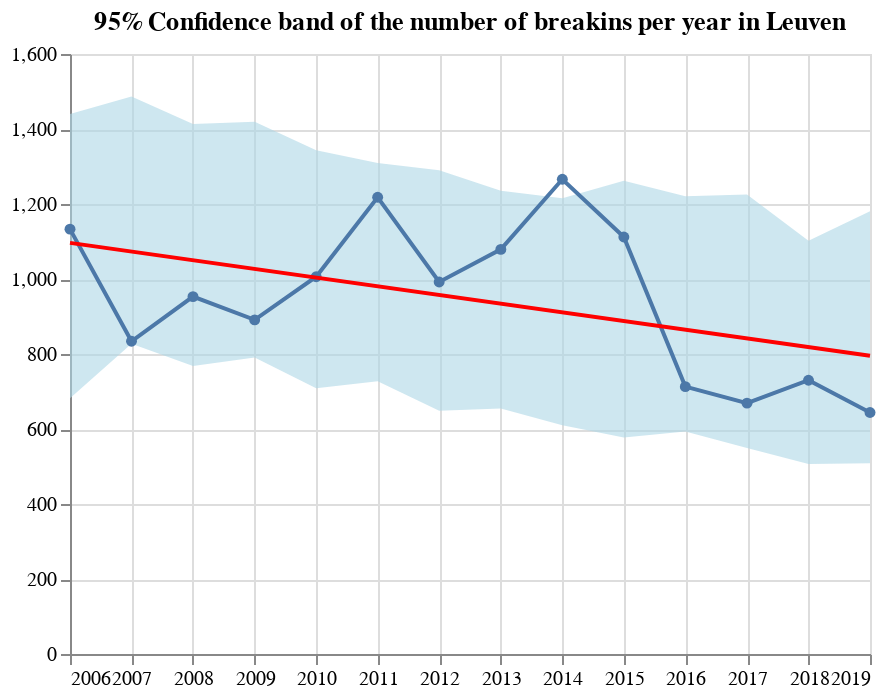

The code cell stored with this chart in its notebook:
### Code cell
# Make a plot with a confidence band
df['lo'], df['hi'] = confidence_bands(df.index, df['breakins'], 100)

ci = alt.Chart(df).mark_area().encode(
    x=alt.X('year:T', title=''),
    y=alt.Y('lo:Q'),
    y2=alt.Y2('hi:Q', title=''),
    color=alt.value('lightblue'),
    opacity=alt.value(0.6)
)

chart = alt.Chart(df).mark_line(point=True).encode(
    x='year', y='breakins', tooltip='breakins'
)
ci + chart  + chart.transform_regression('year', 'breakins').mark_line(
    color='red'
).properties(
    title='95% Confidence band of the number of breakins per year in Leuven'
)

### Figure 1 — Vega-Lite specification as saved in the notebook (floating-point values rounded to 4 significant figures)
{"config": {"view": {"continuousWidth": 400, "continuousHeight": 300}}, "layer": [{"mark": "area", "encoding": {"color": {"value": "lightblue"}, "opacity": {"value": 0.6}, "x": {"type": "temporal", "field": "year", "title": ""}, "y": {"type": "quantitative", "field": "lo"}, "y2": {"field": "hi", "title": ""}}}, {"mark": {"type": "line", "point": true}, "encoding": {"tooltip": {"type": "quantitative", "field": "breakins"}, "x": {"type": "temporal", "field": "year"}, "y": {"type": "quantitative", "field": "breakins"}}}, {"mark": {"type": "line", "color": "red"}, "encoding": {"tooltip": {"type": "quantitative", "field": "breakins"}, "x": {"type": "temporal", "field": "year"}, "y": {"type": "quantitative", "field": "breakins"}}, "title": "95% Confidence band of the number of breakins per year in Leuven", "transform": [{"on": "year", "regression": "breakins"}]}], "data": {"name": "data-8fd2b6cf615cc0d07dec80616bd3be4e"}, "$schema": "https://vega.github.io/schema/vega-lite/v4.8.1.json", "datasets": {"data-8fd2b6cf615cc0d07dec80616bd3be4e": [{"year_int": 2006, "breakins": 1133, "year": "2006-01-01T00:00:00", "lo": 682.3, "hi": 1440.0}, {"year_int": 2007, "breakins": 834, "year": "2007-01-01T00:00:00", "lo": 827.6, "hi": 1486.0}, {"year_int": 2008, "breakins": 953, "year": "2008-01-01T00:00:00", "lo": 767.8, "hi": 1413.0}, {"year_int": 2009, "breakins": 891, "year": "2009-01-01T00:00:00", "lo": 790.4, "hi": 1419.0}, {"year_int": 2010, "breakins": 1006, "year": "2010-01-01T00:00:00", "lo": 709.0, "hi": 1344.0}, {"year_int": 2011, "breakins": 1218, "year": "2011-01-01T00:00:00", "lo": 727.1, "hi": 1309.0}, {"year_int": 2012, "breakins": 992, "year": "2012-01-01T00:00:00", "lo": 649.0, "hi": 1290.0}, {"year_int": 2013, "breakins": 1079, "year": "2013-01-01T00:00:00", "lo": 654.9, "hi": 1235.0}, {"year_int": 2014, "breakins": 1266, "year": "2014-01-01T00:00:00", "lo": 610.3, "hi": 1215.0}, {"year_int": 2015, "breakins": 1112, "year": "2015-01-01T00:00:00", "lo": 577.2, "hi": 1262.0}, {"year_int": 2016, "breakins": 713, "year": "2016-01-01T00:00:00", "lo": 593.6, "hi": 1221.0}, {"year_int": 2017, "breakins": 669, "year": "2017-01-01T00:00:00", "lo": 549.5, "hi": 1225.0}, {"year_int": 2018, "breakins": 730, "year": "2018-01-01T00:00:00", "lo": 506.9, "hi": 1102.0}, {"year_int": 2019, "breakins": 644, "year": "2019-01-01T00:00:00", "lo": 508.7, "hi": 1181.0}]}}
